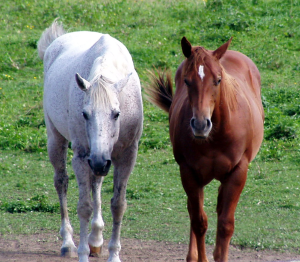
%> input picture data/2_horses_cropped.png, 300 x 262 px
$ octave CompareMethodsNonBinarySegmentation.m   (GNU Octave 9; MATLAB toolbox functions it lacks are replaced by stand-ins)
%> lines starting %> are read from the running program, lines starting %| are printed output that depends on the picture; in (x1, y1, x2, y2) boxes, pixels count from 0 and x2, y2 are one past the last pixel; in counts of white or black regions, pixels touching at a corner belong together; the program's own positions count from 1
### MRF_MAP_GraphCutABSwap.m
%%  Алгоритм нахождения MAP-оценки
%---input---------------------------------------------------------
%   X: исходное разбиение, матрица, каждая ячейка содержит значение от 1:L
%   logprobs: отрицательный логарифм функции правдоподобия, матрица LxN
%   b: параметр модели Поттса, скаляр либо матрица NCxN,
%   где NC - количество соседей, N - количество пикселей
%   L: количество меток
%   MAP_iter: максимальное количество итераций
%   neighbours_count: количество соседей, доступные значения
%   2-D: 4, 8, 16
%   3-D: 6, 26
%---output--------------------------------------------------------
%   X: финальная сегментация
%   posterior: постериорная вероятность финальной сегментации
function [X, posterior]=MRF_MAP_GraphCutABSwap(X,logprobs,b,L,MAP_iter,neighbours_count)
% reshape x
sz = size(X);
flat = X(:);
flatsize = size(flat, 1);
% neighbours indexes
all_neighbours_ind = GetNeighbours(sz, neighbours_count);

all_neighbours = flat(all_neighbours_ind);

% create two new vertices
terminal0 = flatsize + 1;
terminal1 = flatsize + 2;

minimum_U = Inf;

for i=1:MAP_iter
    success = 0;
    fprintf('\tInner Iteration: %d\n',i);
    fprintf('\tCurrent U: %d\n',minimum_U);
    abcomb = combnk(1:L, 2);
    %permutations = randperm(size(abcomb, 1));
    for j=1:size(abcomb,1)%permutations
        alpha = abcomb(j, 1);
        beta = abcomb(j, 2);

        % vector of vertex indexes that are labeled as alpha or beta
        ind = find(flat == alpha | flat == beta);
        ind_size = size(ind, 1);
        if ind_size > 0
            % construct edges
            s = [ind; ...
                 ind; ...
                 transpose(reshape(repmat(ind, neighbours_count, 1).',1,[]))];


            t = [repmat(terminal0, ind_size, 1) .* (flat(ind) == alpha | flat(ind) == beta); ...
                 repmat(terminal1, ind_size, 1) .* (flat(ind) == alpha | flat(ind) == beta); ...
                 reshape((all_neighbours_ind(:, ind) .* (flat(all_neighbours_ind(:, ind)) == alpha | flat(all_neighbours_ind(:, ind)) == beta)).',1,[])'];


            % calculate likelihood probabilities
            alpha_prob = logprobs(alpha, ind);
            beta_prob = logprobs(beta, ind);

            % construct vector of weights
            weights = [ (alpha_prob + b * sum((all_neighbours(:, ind) ~= alpha) .* (all_neighbours(:, ind) ~= beta)))'; ...
                        (beta_prob  + b * sum((all_neighbours(:, ind) ~= alpha) .* (all_neighbours(:, ind) ~= beta)))'; ...
                        b * reshape((all_neighbours(:, ind)' ~= repmat(flat(ind), 1, neighbours_count)).', 1, [])'];

            % remove duplicated edges
            non_empty_links = find(t~=0);
            s = s(non_empty_links);
            t = t(non_empty_links);
            non_self_ref_links = find(t~=s);
            s = s(non_self_ref_links);
            t = t(non_self_ref_links);
            combo = [s t];
            [~, uniq_ind, ~] = unique(sort(combo,2), 'rows');
            s = s(uniq_ind);
            t = t(uniq_ind);
            % add min weight only to the t-links
            min_weight = min(weights(1:(numel(ind)*2)));
            if min_weight < 0
                fprintf('\t\tSome weight is lower than zero: %f\n', min_weight);
                weights(1:(numel(ind)*2)) = weights(1:(numel(ind)*2)) - min_weight;
            end
            weights = weights(non_empty_links);
            weights = weights(non_self_ref_links);
            weights = weights(uniq_ind);

            % create graph from edges and weights
            G = graph(s, t, weights);
            % calculate max flow
            [sum_U,~,cs,ct] = maxflow(G,terminal0,terminal1);

            if sum_U < minimum_U
                fprintf('\tSetting new U: %d\n',sum_U);
                minimum_U = sum_U;
                % update image according to maxflow list of vertices
                cs = cs(cs < terminal0);
                ct = ct(ct < terminal0);
                cs = cs(ismember(cs, ind));
                ct = ct(ismember(ct, ind));
                flat(ct) = alpha;
                flat(cs) = beta;
                X(ct) = alpha;
                X(cs) = beta;
                success = 1;
            end
        end
    end
    if success == 0
        break;
    end
end

posterior = zeros(L, flatsize);
for i=1:L
   posterior(i, :) = exp(-logprobs(i, :) - b * sum(all_neighbours ~= i));
   posterior(i, X==0) = 0;
end
norm_const = sum(posterior, 1);
posterior = bsxfun(@rdivide,posterior,norm_const);

### GetNeighbours.m
function [Neighbours] = GetNeighbours(DataSize, NeighboursCount)

FlatIndexes = 1:(prod(DataSize));
MaxIndex = prod(DataSize);

if numel(DataSize) == 3 && NeighboursCount == 26
    Neighbours = [ ...
                  % left neighbour
                  max(FlatIndexes - 1, 1); ...
                  % right neighbour
                  min(FlatIndexes + 1, MaxIndex); ...
                  % upper neighbour
                  max(FlatIndexes - DataSize(2), 1); ...
                  % lower neighbour
                  min(FlatIndexes + DataSize(2), MaxIndex) ...
                  % left upper neighbour
                  max(FlatIndexes - 1 - DataSize(2), 1); ...
                  % right upper neighbour
                  max(FlatIndexes + 1 - DataSize(2), 1); ...
                  % left lower neighbour
                  min(FlatIndexes - 1 + DataSize(2), MaxIndex); ...
                  % right lower neighbour
                  min(FlatIndexes + 1 + DataSize(2), MaxIndex); ...
                  % z upper neighbour
                  max(FlatIndexes - DataSize(1) * DataSize(2), 1); ...
                  % z upper left neighbour
                  max(FlatIndexes - DataSize(1) * DataSize(2) - 1, 1); ...
                  % z upper right neighbour
                  max(FlatIndexes - DataSize(1) * DataSize(2) + 1, 1) ...
                  % z upper lower neighbour
                  max(FlatIndexes - DataSize(1) * DataSize(2) - DataSize(2), 1); ...
                  % z upper upper neighbour
                  max(FlatIndexes - DataSize(1) * DataSize(2) + DataSize(2), 1) ...
                  % z upper diag left neighbour
                  max(FlatIndexes - DataSize(1) * DataSize(2) + DataSize(2) - 1, 1); ...
                  % z upper diag right neighbour
                  max(FlatIndexes - DataSize(1) * DataSize(2) + DataSize(2) + 1, 1) ...
                  % z upper diag lower neighbour
                  max(FlatIndexes - DataSize(1) * DataSize(2) - DataSize(2) - 1, 1); ...
                  % z upper diag upper neighbour
                  max(FlatIndexes - DataSize(1) * DataSize(2) - DataSize(2) + 1, 1) ...
                  % z lower neighbour
                  min(FlatIndexes + DataSize(1) * DataSize(2), MaxIndex); ...
                  % z lower left neighbour
                  min(FlatIndexes + DataSize(1) * DataSize(2) - 1, MaxIndex); ...
                  % z lower right neighbour
                  min(FlatIndexes + DataSize(1) * DataSize(2) + 1, MaxIndex) ...
                  % z lower lower neighbour
                  min(FlatIndexes + DataSize(1) * DataSize(2) - DataSize(2), MaxIndex); ...
                  % z lower upper neighbour
                  min(FlatIndexes + DataSize(1) * DataSize(2) + DataSize(2), MaxIndex) ...
                  % z lower diag left neighbour
                  min(FlatIndexes + DataSize(1) * DataSize(2) + DataSize(2) - 1, MaxIndex); ...
                  % z lower diag right neighbour
                  min(FlatIndexes + DataSize(1) * DataSize(2) + DataSize(2) + 1, MaxIndex) ...
                  % z lower diag lower neighbour
                  min(FlatIndexes + DataSize(1) * DataSize(2) - DataSize(2) - 1, MaxIndex); ...
                  % z lower diag upper neighbour
                  min(FlatIndexes + DataSize(1) * DataSize(2) - DataSize(2) + 1, MaxIndex) ];
else
    if numel(DataSize) == 3 && NeighboursCount == 6
        Neighbours = [ ...
                  % left neighbour
                  max(FlatIndexes - 1, 1); ...
                  % right neighbour
                  min(FlatIndexes + 1, MaxIndex); ...
                  % upper neighbour
                  max(FlatIndexes - DataSize(2), 1); ...
                  % lower neighbour
                  min(FlatIndexes + DataSize(2), MaxIndex) ...
                  % z upper neighbour
                  max(FlatIndexes - DataSize(1) * DataSize(2), 1); ...
                  % z lower neighbour
                  min(FlatIndexes + DataSize(1) * DataSize(2), MaxIndex) ];
    else
        if numel(DataSize) == 2 && NeighboursCount == 4
             Neighbours = [ ...
                  % left neighbour
                  max(FlatIndexes - 1, 1); ...
                  % right neighbour
                  min(FlatIndexes + 1, MaxIndex); ...
                  % upper neighbour
                  max(FlatIndexes - DataSize(2), 1); ...
                  % lower neighbour
                  min(FlatIndexes + DataSize(2), MaxIndex) ];
        else
            if numel(DataSize) == 2 && NeighboursCount == 8
               Neighbours = [ ...
                  % left neighbour
                  max(FlatIndexes - 1, 1); ...
                  % right neighbour
                  min(FlatIndexes + 1, MaxIndex); ...
                  % upper neighbour
                  max(FlatIndexes - DataSize(2), 1); ...
                  % lower neighbour
                  min(FlatIndexes + DataSize(2), MaxIndex) ...
                  % left upper neighbour
                  max(FlatIndexes - 1 - DataSize(2), 1); ...
                  % right upper neighbour
                  max(FlatIndexes + 1 - DataSize(2), 1); ...
                  % left lower neighbour
                  min(FlatIndexes - 1 + DataSize(2), MaxIndex); ...
                  % right lower neighbour
                  min(FlatIndexes + 1 + DataSize(2), MaxIndex) ];
            else
                if numel(DataSize) == 2 && NeighboursCount == 16
                   Neighbours = [ ...
                      % left neighbour
                      max(FlatIndexes - 1, 1); ...
                      % right neighbour
                      min(FlatIndexes + 1, MaxIndex); ...
                      % upper neighbour
                      max(FlatIndexes - DataSize(2), 1); ...
                      % lower neighbour
                      min(FlatIndexes + DataSize(2), MaxIndex) ...
                      % left upper neighbour
                      max(FlatIndexes - 1 - DataSize(2), 1); ...
                      % right upper neighbour
                      max(FlatIndexes + 1 - DataSize(2), 1); ...
                      % left lower neighbour
                      min(FlatIndexes - 1 + DataSize(2), MaxIndex); ...
                      % right lower neighbour
                      min(FlatIndexes + 1 + DataSize(2), MaxIndex)
                      % left 2-neighbour
                      max(FlatIndexes - 2, 1); ...
                      % right 2-neighbour
                      min(FlatIndexes + 2, MaxIndex); ...
                      % upper 2-neighbour
                      max(FlatIndexes - 2 * DataSize(2), 1); ...
                      % lower 2-neighbour
                      min(FlatIndexes + 2 * DataSize(2), MaxIndex) ...
                      % left 2 upper neighbour
                      max(FlatIndexes - 2 - 2 * DataSize(2), 1); ...
                      % right 2 upper neighbour
                      max(FlatIndexes + 2 - 2 * DataSize(2), 1); ...
                      % left 2 lower neighbour
                      min(FlatIndexes - 2 + 2 * DataSize(2), MaxIndex); ...
                      % right 2 lower neighbour
                      min(FlatIndexes + 2 + 2 * DataSize(2), MaxIndex) ];
                end
            end
        end
    end
end

### CompareMethodsNonBinarySegmentation.m
image = imread('data/2_horses_cropped.png');
%> image is the input picture: size 262x300x3 uint8; mean R, G, B 113.6, 125.6, 96.3
gt_image = imread('data/2_horses_cropped_gt.png');
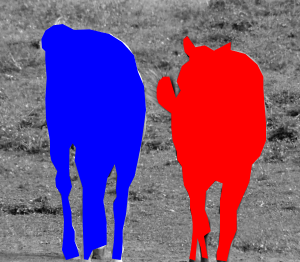
%> input picture data/2_horses_cropped_gt.png, 300 x 262 px
%> gt_image is the input picture: size 262x300x3 uint8; mean R, G, B 121.1, 75.4, 129.1
gt = zeros([size(gt_image,1), size(gt_image,2)]);
gt(gt_image(:, :, 1)==255 & gt_image(:, :, 2)==0 & gt_image(:, :, 3)==0)=1;
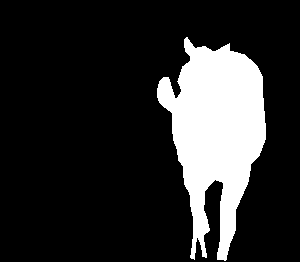
%> gt: size 262x300 double; values 0 (black) and 1 (white), 17.4% white; 1 white region, box (x1, y1, x2, y2) and area: (157, 37, 266, 261) 13664
gt(gt_image(:, :, 3)==255 & gt_image(:, :, 1)==0 & gt_image(:, :, 2)==0)=2;
gt(gt==0)=3;
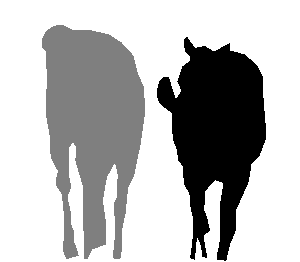
%> gt: size 262x300 double; min 1, max 3, mean 2.45; drawn with min black and max white

obj1_x = 180:230;
obj1_y = 90:140;
obj2_x = 55:105;
obj2_y = 70:120;
back_x = 130:180;
back_y = 205:255;

obj1_area = image(obj1_y, obj1_x, :);
obj2_area = image(obj2_y, obj2_x, :);
back_area = image(back_y, back_x, :);
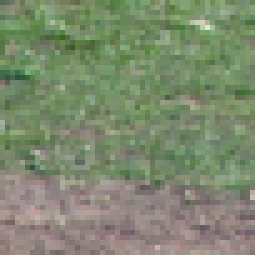
%> back_area: size 51x51x3 uint8 (shown 5 times larger); mean R, G, B 125.1, 137.4, 109.8

% Set number of components in mixture
k = 1;

% Get GMM for background
sz = size(back_area);
%> sz = [51 51 3]
new_sz = sz(1) * sz(2);
%> new_sz = 2601
back_area = double(reshape(back_area, [new_sz, 3]));
%> back_area = 2601 rows, first 12: [82 106 85; 125 125 107; 122 143 103; 83 120 82; 118 145 110; 110 151 99; 89 131 67; 91 125 68; 85 117 67; 90 118 70; 90 118 76; 108 133 95]
back_gmm = fitgmdist(back_area,k);

% Get GMM for foreground
sz = size(obj1_area);
new_sz = sz(1) * sz(2);
obj1_area = double(reshape(obj1_area, [new_sz, 3]));
%> obj1_area = 2601 rows, first 12: [83 42 51; 86 46 57; 89 52 56; 84 48 56; 88 48 59; 97 58 59; 102 62 64; 100 65 68; 101 65 71; 112 75 85; 112 83 91; 100 75 82]
obj1_gmm = fitgmdist(obj1_area,k);
sz = size(obj2_area);
new_sz = sz(1) * sz(2);
obj2_area = double(reshape(obj2_area, [new_sz, 3]));
%> obj2_area = 2601 rows, first 12: [176 192 224; 177 194 223; 185 202 230; 176 190 221; 171 186 218; 168 183 214; 164 183 212; 173 187 219; 171 185 219; 157 172 205; 152 167 200; 157 171 205]
obj2_gmm = fitgmdist(obj2_area,k);

% precalculate probabilities
sz = size(image);
%> sz = [262 300 3]
new_sz = sz(1) * sz(2);
%> new_sz = 78600
reshaped_image = double(reshape(image, [new_sz, 3]));
sz = [ sz(1), sz(2) ];
%> sz = [262 300]
back_prob = reshape(back_gmm.pdf(reshaped_image), sz);
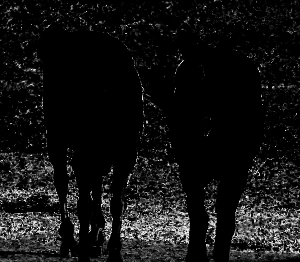
%> back_prob: size 262x300 double; min 1.3e-134, max 4.19e-05, mean 3.19e-06; drawn with min black and max white
obj1_prob = reshape(obj1_gmm.pdf(reshaped_image), sz);
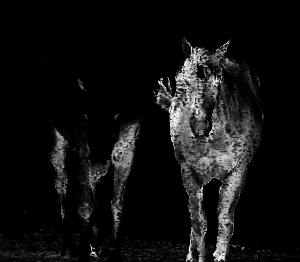
%> obj1_prob: size 262x300 double; min 1.28e-141, max 1.02e-05, mean 7.11e-07; drawn with min black and max white
obj2_prob = reshape(obj2_gmm.pdf(reshaped_image), sz);
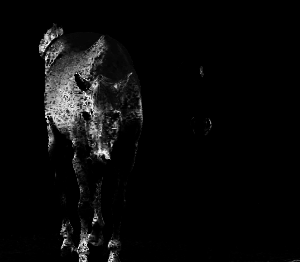
%> obj2_prob: size 262x300 double; min 8.65e-191, max 2.7e-05, mean 1.06e-06; drawn with min black and max white
probs = [obj1_prob(:)'; obj2_prob(:)'; back_prob(:)'];
%segment_init = MLE(ones([sz(1) * sz(2), 1]), probs);
%segment_init = reshape(segment_init, [sz(1), sz(2)]);
segment_init = randi(k, [sz(1), sz(2)]);
logprobs = -log(probs);

% perform segmentation
[map1, ~] = MRF_MAP_GraphCutABSwap(segment_init, logprobs, 2, 3, 10, 8);
%> the run ends on the next line
